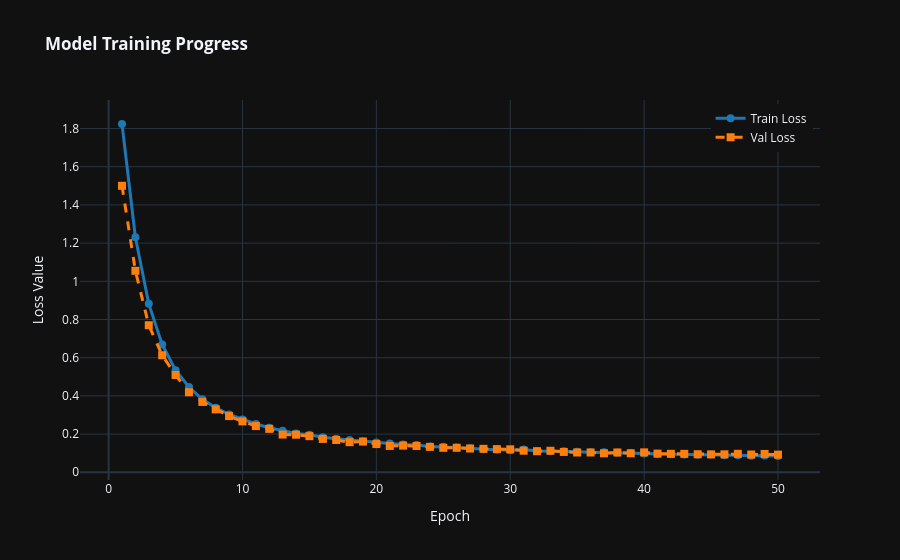

Write notebook code for a chart like this one.
### Code cell
#######################################
## Drawing Train and Val loss curves ##
#######################################

def plot_train_val_loss_curves(epochs, train_loss_list, val_loss_list):
    import plotly.graph_objects as pgo
    import numpy as np
    
    # 1. Define the X-axis (epochs)
    epoch_axis = np.arange(1, epochs + 1, 1)

    fig = pgo.Figure()

    # 2. Add Training Loss
    fig.add_trace(pgo.Scatter(
        x=epoch_axis,
        y=train_loss_list,
        mode='lines+markers',
        name='Train Loss',
        line=dict(color='#1f77b4', width=3),
        marker=dict(size=8)
    ))

    # 3. Add Validation Loss
    fig.add_trace(pgo.Scatter(
        x=epoch_axis,
        y=val_loss_list,
        mode='lines+markers',
        name='Val Loss',
        line=dict(color='#ff7f0e', width=3, dash='dash'),
        marker=dict(size=8, symbol='square')
    ))

    # 4. Layout & Styling
    fig.update_layout(
        title='<b>Model Training Progress</b>',
        xaxis_title='Epoch',
        yaxis_title='Loss Value',
        template='plotly_dark', # Clean dark background
        hovermode='x unified',   # Shows both values on hover
        legend=dict(yanchor="top", y=0.99, xanchor="right", x=0.99)
    )

    fig.show()
    
plot_train_val_loss_curves(epochs, train_loss_list, val_loss_list)

### Figure 1 — Plotly figure (JSON) as saved in the notebook; plotly's stock layout.template omitted (floating-point values rounded to 4 significant figures)
{"data": [{"line": {"color": "#1f77b4", "width": 3}, "marker": {"size": 8}, "mode": "lines+markers", "name": "Train Loss", "type": "scatter", "x": [1, 2, 3, 4, 5, 6, 7, 8, 9, 10, 11, 12, 13, 14, 15, 16, 17, 18, 19, 20, 21, 22, 23, 24, 25, 26, 27, 28, 29, 30, 31, 32, 33, 34, 35, 36, 37, 38, 39, 40, 41, 42, 43, 44, 45, 46, 47, 48, 49, 50], "y": [1.824, 1.231, 0.8819, 0.6697, 0.5346, 0.4464, 0.3823, 0.338, 0.3029, 0.2767, 0.253, 0.233, 0.2173, 0.2032, 0.1962, 0.1832, 0.1757, 0.1685, 0.1623, 0.1561, 0.1506, 0.1449, 0.1424, 0.1352, 0.1332, 0.1298, 0.1259, 0.1208, 0.1191, 0.1156, 0.1187, 0.1112, 0.1101, 0.1105, 0.1074, 0.1053, 0.1042, 0.1022, 0.1006, 0.09892, 0.09548, 0.09402, 0.09365, 0.09228, 0.09296, 0.08867, 0.0887, 0.08692, 0.08733, 0.08524]}, {"line": {"color": "#ff7f0e", "dash": "dash", "width": 3}, "marker": {"size": 8, "symbol": "square"}, "mode": "lines+markers", "name": "Val Loss", "type": "scatter", "x": [1, 2, 3, 4, 5, 6, 7, 8, 9, 10, 11, 12, 13, 14, 15, 16, 17, 18, 19, 20, 21, 22, 23, 24, 25, 26, 27, 28, 29, 30, 31, 32, 33, 34, 35, 36, 37, 38, 39, 40, 41, 42, 43, 44, 45, 46, 47, 48, 49, 50], "y": [1.5, 1.055, 0.77, 0.6128, 0.5095, 0.419, 0.3685, 0.3294, 0.2942, 0.2665, 0.2419, 0.2273, 0.1977, 0.1968, 0.189, 0.1747, 0.169, 0.1576, 0.1609, 0.1477, 0.1378, 0.1397, 0.1375, 0.1331, 0.1281, 0.1283, 0.1245, 0.1228, 0.1213, 0.1202, 0.113, 0.1104, 0.1127, 0.1065, 0.1036, 0.1037, 0.09942, 0.1038, 0.09948, 0.1043, 0.09775, 0.09664, 0.09648, 0.09444, 0.0936, 0.09403, 0.09665, 0.09309, 0.09598, 0.09246]}], "layout": {"hovermode": "x unified", "legend": {"x": 0.99, "xanchor": "right", "y": 0.99, "yanchor": "top"}, "title": {"text": "<b>Model Training Progress</b>"}, "xaxis": {"title": {"text": "Epoch"}}, "yaxis": {"title": {"text": "Loss Value"}}}}
